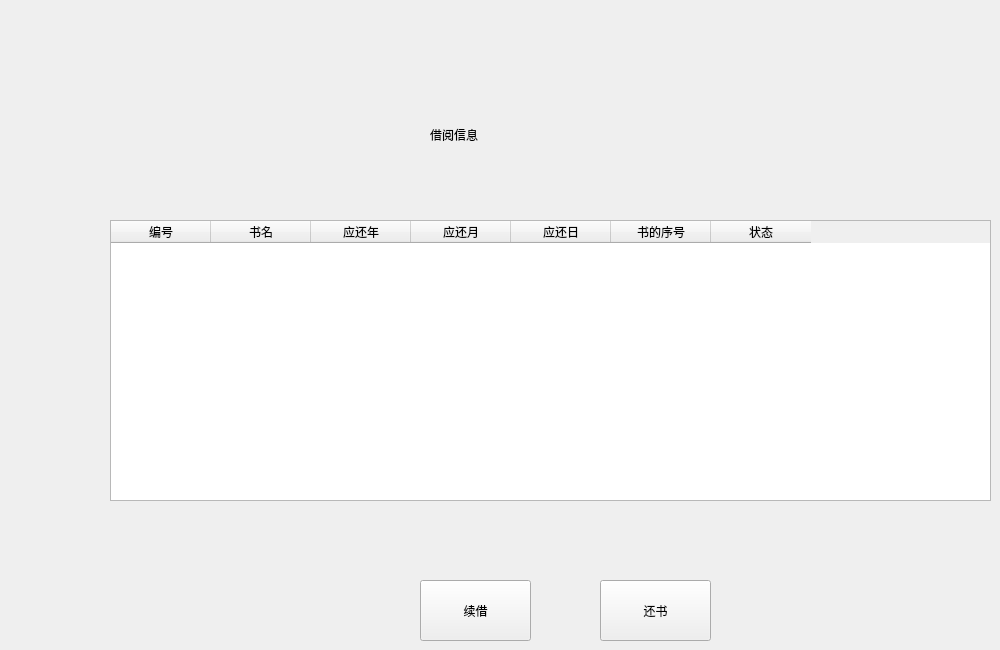
     <widget class="QWidget" name="bookreturnwindow">
      <widget class="QLabel" name="label_9">
       <property name="geometry">
        <rect>
         <x>430</x>
         <y>100</y>
         <width>161</width>
         <height>71</height>
        </rect>
       </property>
       <property name="styleSheet">
        <string notr="true">font: 22pt &quot;微软雅黑&quot;;</string>
       </property>
       <property name="text">
        <string>&lt;html&gt;&lt;head/&gt;&lt;body&gt;&lt;p&gt;借阅信息&lt;/p&gt;&lt;/body&gt;&lt;/html&gt;</string>
       </property>
      </widget>
      <widget class="QTableWidget" name="lendInfotable">
       <property name="geometry">
        <rect>
         <x>110</x>
         <y>220</y>
         <width>881</width>
         <height>281</height>
        </rect>
       </property>
       <property name="styleSheet">
        <string notr="true">font: 9pt &quot;微软雅黑&quot;;</string>
       </property>
       <column>
        <property name="text">
         <string>编号</string>
        </property>
       </column>
       <column>
        <property name="text">
         <string>书名</string>
        </property>
       </column>
       <column>
        <property name="text">
         <string>应还年</string>
        </property>
       </column>
       <column>
        <property name="text">
         <string>应还月</string>
        </property>
       </column>
       <column>
        <property name="text">
         <string>应还日</string>
        </property>
       </column>
       <column>
        <property name="text">
         <string>书的序号</string>
        </property>
       </column>
       <column>
        <property name="text">
         <string>状态</string>
        </property>
       </column>
      </widget>
      <widget class="QPushButton" name="returnbookBtn">
       <property name="geometry">
        <rect>
         <x>600</x>
         <y>580</y>
         <width>111</width>
         <height>61</height>
        </rect>
       </property>
       <property name="styleSheet">
        <string notr="true">font: 9pt &quot;微软雅黑&quot;;</string>
       </property>
       <property name="text">
        <string>还书</string>
       </property>
      </widget>
      <widget class="QPushButton" name="bookrenewBtn">
       <property name="geometry">
        <rect>
         <x>420</x>
         <y>580</y>
         <width>111</width>
         <height>61</height>
        </rect>
       </property>
       <property name="styleSheet">
        <string notr="true">font: 9pt &quot;微软雅黑&quot;;</string>
       </property>
       <property name="text">
        <string>续借</string>
       </property>
      </widget>
     </widget>
